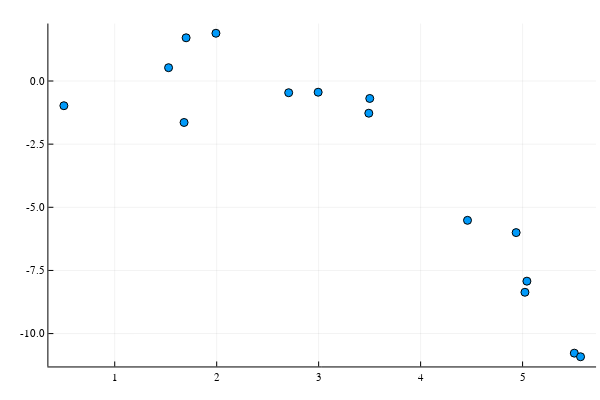

Here is the notebook cell this chart was saved with:
### Code cell
data = [1.6800483  -1.641695388; 
        0.501309281 -0.977697538; 
        1.528012113 0.52771122;
        1.70012253 1.711524991; 
        1.992493625 1.891000015;
        2.706075824 -0.463427794;
        2.994931927 -0.443566619;
        3.491852811 -1.275179133;
        3.501191722 -0.690499597;
        4.459924502 -5.516130799;
        4.936965851 -6.001703074;
        5.023289852 -8.36416901;
        5.04233698 -7.924477517;
        5.50739285 -10.77482371;
        5.568665171 -10.9171878]

x,y = data[:,1], data[:,2]

using Plots
plot(x, y, linetype = :scatter, leg = false) 
# scatter(x, y) # this is an alternative method, but does make a legend

### Figure 1 — Plotly figure (JSON) as saved in the notebook; plotly's stock layout.template omitted (floating-point values rounded to 4 significant figures)
{"data": [{"colorbar": {"title": ""}, "marker": {"color": ["rgba(0, 154, 250, 1.000)", "rgba(0, 154, 250, 1.000)", "rgba(0, 154, 250, 1.000)", "rgba(0, 154, 250, 1.000)", "rgba(0, 154, 250, 1.000)", "rgba(0, 154, 250, 1.000)", "rgba(0, 154, 250, 1.000)", "rgba(0, 154, 250, 1.000)", "rgba(0, 154, 250, 1.000)", "rgba(0, 154, 250, 1.000)", "rgba(0, 154, 250, 1.000)", "rgba(0, 154, 250, 1.000)", "rgba(0, 154, 250, 1.000)", "rgba(0, 154, 250, 1.000)", "rgba(0, 154, 250, 1.000)"], "line": {"color": ["rgba(0, 0, 0, 1.000)", "rgba(0, 0, 0, 1.000)", "rgba(0, 0, 0, 1.000)", "rgba(0, 0, 0, 1.000)", "rgba(0, 0, 0, 1.000)", "rgba(0, 0, 0, 1.000)", "rgba(0, 0, 0, 1.000)", "rgba(0, 0, 0, 1.000)", "rgba(0, 0, 0, 1.000)", "rgba(0, 0, 0, 1.000)", "rgba(0, 0, 0, 1.000)", "rgba(0, 0, 0, 1.000)", "rgba(0, 0, 0, 1.000)", "rgba(0, 0, 0, 1.000)", "rgba(0, 0, 0, 1.000)"], "width": 1}, "size": 8, "symbol": "circle"}, "mode": "markers", "name": "y1", "showlegend": true, "type": "scatter", "x": [1.68, 0.5013, 1.528, 1.7, 1.992, 2.706, 2.995, 3.492, 3.501, 4.46, 4.937, 5.023, 5.042, 5.507, 5.569], "xaxis": "x1", "y": [-1.642, -0.9777, 0.5277, 1.712, 1.891, -0.4634, -0.4436, -1.275, -0.6905, -5.516, -6.002, -8.364, -7.924, -10.77, -10.92], "yaxis": "y1"}], "layout": {"annotations": [], "height": 400, "margin": {"b": 20, "l": 0, "r": 0, "t": 20}, "paper_bgcolor": "rgba(255, 255, 255, 1.000)", "plot_bgcolor": "rgba(255, 255, 255, 1.000)", "showlegend": false, "width": 600, "xaxis1": {"anchor": "y1", "domain": [0.08064, 0.9934], "gridcolor": "rgba(0, 0, 0, 0.100)", "gridwidth": 0.5, "linecolor": "rgba(0, 0, 0, 1.000)", "mirror": false, "range": [0.3493, 5.721], "showgrid": true, "showline": true, "showticklabels": true, "tickangle": 0, "tickcolor": "rgb(0, 0, 0)", "tickfont": {"color": "rgba(0, 0, 0, 1.000)", "family": "sans-serif", "size": 11}, "tickmode": "array", "ticks": "inside", "ticktext": ["1", "2", "3", "4", "5"], "tickvals": [1, 2, 3, 4, 5], "title": "", "titlefont": {"color": "rgba(0, 0, 0, 1.000)", "family": "sans-serif", "size": 15}, "type": "-", "visible": true, "zeroline": false, "zerolinecolor": "rgba(0, 0, 0, 1.000)"}, "yaxis1": {"anchor": "x1", "domain": [0.03762, 0.9902], "gridcolor": "rgba(0, 0, 0, 0.100)", "gridwidth": 0.5, "linecolor": "rgba(0, 0, 0, 1.000)", "mirror": false, "range": [-11.3, 2.275], "showgrid": true, "showline": true, "showticklabels": true, "tickangle": 0, "tickcolor": "rgb(0, 0, 0)", "tickfont": {"color": "rgba(0, 0, 0, 1.000)", "family": "sans-serif", "size": 11}, "tickmode": "array", "ticks": "inside", "ticktext": ["-10.0", "-7.5", "-5.0", "-2.5", "0.0"], "tickvals": [-10, -7.5, -5, -2.5, 0], "title": "", "titlefont": {"color": "rgba(0, 0, 0, 1.000)", "family": "sans-serif", "size": 15}, "type": "-", "visible": true, "zeroline": false, "zerolinecolor": "rgba(0, 0, 0, 1.000)"}}}
